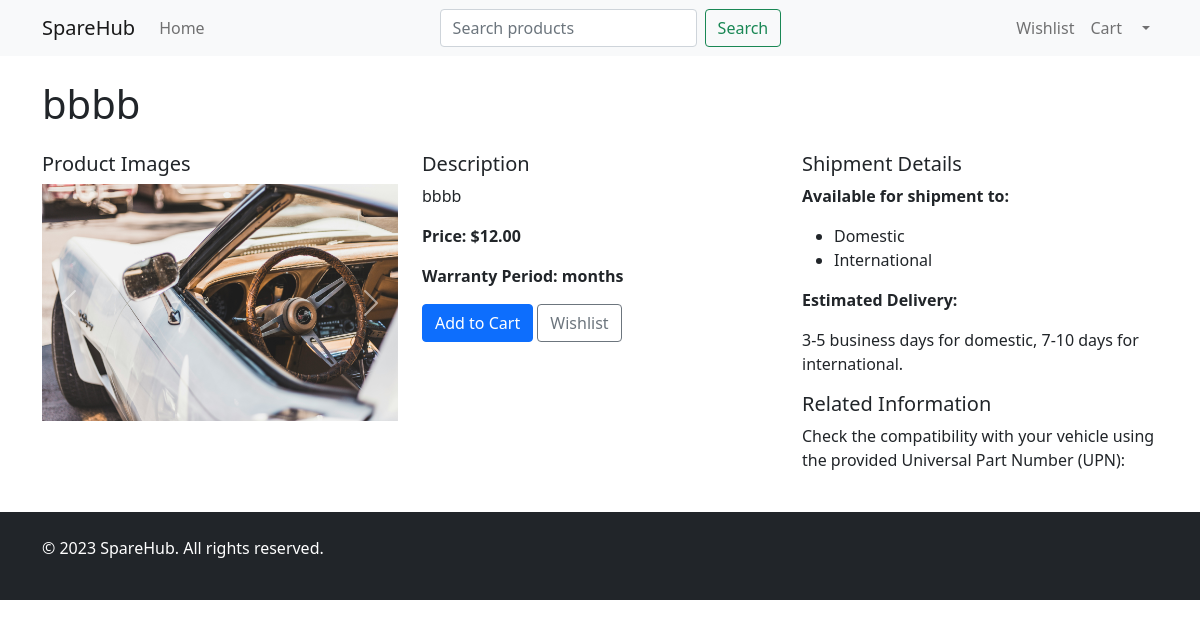
The page /product/2/ on the database as committed earlier.
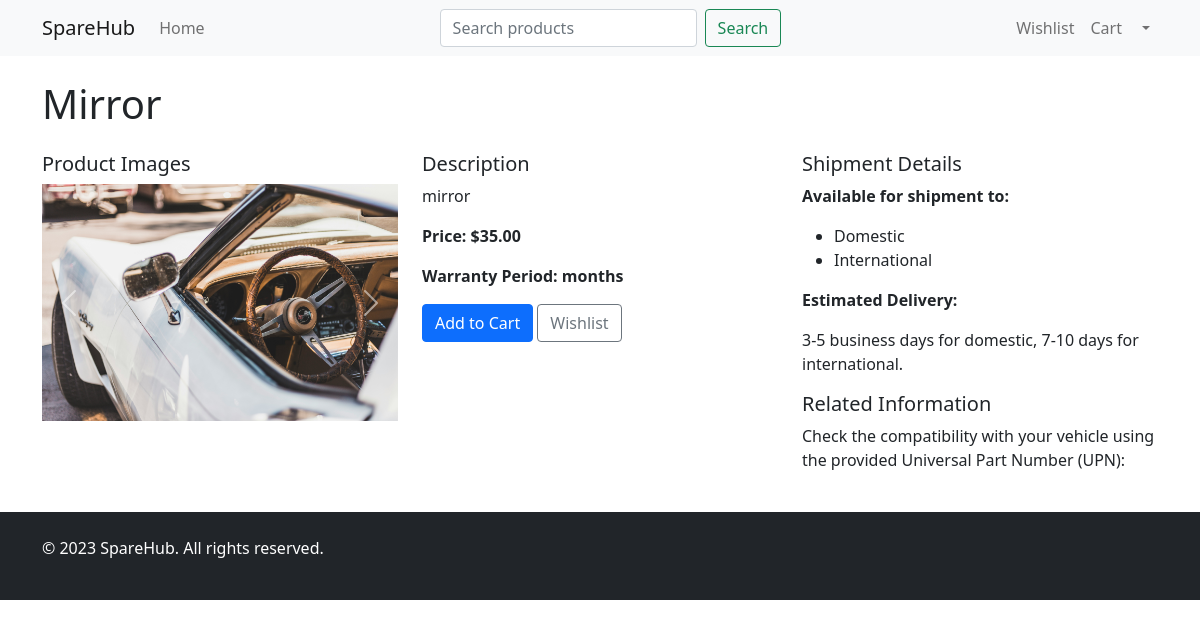
The same page on the database as committed later.
### spares/models.py (models this page shows, shortened)
class Product(models.Model):
    CATEGORY_CHOICES = [
        ('Any', 'Any'),
        ('BODY', 'Body'),
        ('ENGINE', 'Engine'),
        ('TRANSMISSION', 'Transmission'),
        ('AC', 'AC'),
        ('FUEL_SUPPLY', 'Fuel Supply'),
        ('BRAKE', 'Brake'),
        ('SUSPENSION', 'Suspension'),
        ('STEERING', 'Steering'),
        ('INTERIOR', 'Interior'),
        ('ELECTRONIC', 'Electronic Components'),
        ('EXHAUST', 'Exhaust System'),
        ('WHEELS', 'Wheels'),
    ]
    company = models.ForeignKey(Company, on_delete=models.CASCADE, related_name='products')
    name = models.CharField(max_length=100)
    description = models.TextField()
    category = models.CharField(max_length=20, choices=CATEGORY_CHOICES)
    car_makes = models.CharField(max_length=255, blank=True)
    price = models.DecimalField(
        max_digits=10,
        decimal_places=2,
        validators=[MinValueValidator(0.01)]  # Ensure positive price
    )
    stock_quantity = models.PositiveIntegerField()
    warranty = models.CharField(max_length=100)  # This is probably the field you're using now
    availability = models.BooleanField(default=True)
    quantity = models.PositiveIntegerField(default=0)
    company_user = models.ForeignKey(User, on_delete=models.SET_NULL, null=True, blank=True, related_name='products')
    class Meta:
        unique_together = ['company', 'name']  # Ensure unique product names per company

class ProductImage(models.Model):
    product = models.ForeignKey(Product, related_name='images', on_delete=models.CASCADE)
    image = models.ImageField(upload_to='product_images/')

### spares/views.py (the view)
# urls.py: path('product/<int:product_id>/', product_detail, name='product_detail'),
def product_detail(request, product_id):
    product = get_object_or_404(Product, id=product_id)
    return render(request, 'product_detail.html', {
        'product': product
    })

### templates/product_detail.html (shortened to what this page needs)
{% load static %}
<!DOCTYPE html>
<html lang="en">
<head>
    <link href="https://cdn.jsdelivr.net/npm/bootstrap@5.1.3/dist/css/bootstrap.min.css" rel="stylesheet">
</head>
<body>
    <nav class="navbar navbar-expand-lg navbar-light bg-light">
        <div class="container">
            <a class="navbar-brand" href="{% url 'spares:browse_customer' %}">SpareHub</a>
            <div class="collapse navbar-collapse" id="navbarNav">
                <ul class="navbar-nav me-auto">
                    <li class="nav-item">
                        <a class="nav-link" href="{% url 'spares:browse_customer' %}">Home</a>
                    </li>
                </ul>
                <form class="d-flex" method="GET" action="{% url 'spares:browse_customer' %}">
                    <input class="form-control me-2" type="search" placeholder="Search products" aria-label="Search" name="search" value="{{ request.GET.search }}">
                    <button class="btn btn-outline-success" type="submit">Search</button>
                </form>
                <ul class="navbar-nav ms-auto">
                    <li class="nav-item">
                        <a class="nav-link" href="{% url 'spares:view_wishlist' %}"> Wishlist</a>
                    </li>
                    <li class="nav-item">
                        <a class="nav-link" href="{% url 'spares:view_cart' %}"> Cart</a>
                    </li>
                    <li class="nav-item dropdown">
                        <a class="nav-link dropdown-toggle" href="#" id="navbarDropdown" role="button" data-bs-toggle="dropdown" aria-expanded="false">
                        </a>
                    </li>
                </ul>
            </div>
        </div>
    </nav>
    <main class="container my-4">
        <h1 class="mb-4">{{ product.name }}</h1>
        <div class="row">
            <div class="col-md-4">
                <h5>Product Images</h5>
                <div id="carouselExampleIndicators" class="carousel slide" data-bs-ride="carousel">
                    <div class="carousel-inner">
                        {% for image in product.images.all %}
                            <div class="carousel-item {% if forloop.first %}active{% endif %}">
                                <img src="{{ image.image.url }}" class="d-block w-100" alt="{{ product.name }}">
                            </div>
                        {% endfor %}
                    </div>
                    <button class="carousel-control-prev" type="button" data-bs-target="#carouselExampleIndicators" data-bs-slide="prev">
                        <span class="carousel-control-prev-icon" aria-hidden="true"></span>
                    </button>
                    <button class="carousel-control-next" type="button" data-bs-target="#carouselExampleIndicators" data-bs-slide="next">
                        <span class="carousel-control-next-icon" aria-hidden="true"></span>
                    </button>
                </div>
            </div>
            <div class="col-md-4">
                <h5>Description</h5>
                <p>{{ product.description }}</p>
                <p><strong>Price: ${{ product.price }}</strong></p>
                <p><strong>Warranty Period: {{ product.warranty_period }} months</strong></p>
                <button class="btn btn-primary add-to-cart" data-product-id="{{ product.id }}">Add to Cart</button>
                <button class="btn btn-outline-secondary add-to-wishlist" data-product-id="{{ product.id }}">
                     Wishlist
                </button>
            </div>
            <div class="col-md-4">
                <h5>Shipment Details</h5>
                <p><strong>Available for shipment to:</strong></p>
                <ul>
                    <li>Domestic</li>
                    <li>International</li>
                </ul>
                <p><strong>Estimated Delivery:</strong></p>
                <p>3-5 business days for domestic, 7-10 days for international.</p>
                <h5>Related Information</h5>
                <p>Check the compatibility with your vehicle using the provided Universal Part Number (UPN): <strong>{{ product.universal_part_number }}</strong></p>
            </div>
        </div>
    </main>
    <footer class="bg-dark text-white py-4">
        <div class="container">
            <p>&copy; 2023 SpareHub. All rights reserved.</p>
        </div>
    </footer>
</body>
</html>

Rows that differ between the two databases and show on the page:
changed Product: name "bbbb" → "Mirror"; description "bbbb" → "mirror"; price "12.00" → "35.00"
